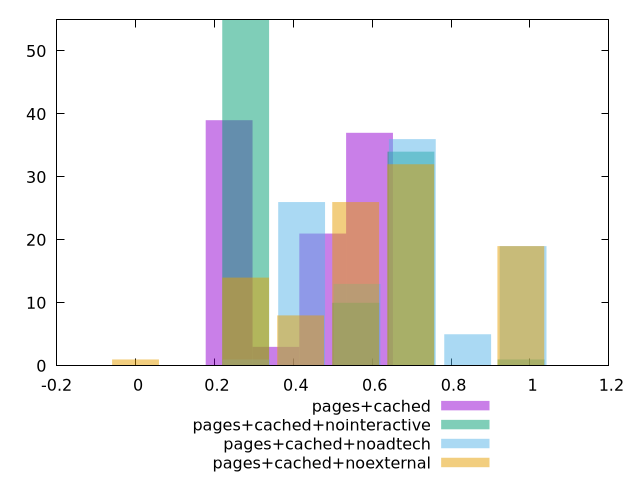

The script that saved this image:
$_pagesCached <<EOF
0.23727557388945916 39
0.5931889347236479 37
0.4745511477789183 21
0.35591336083418873 3
EOF
$_pagesCachedNointeractive <<EOF
0.2792523323123522 55
0.5585046646247044 10
0.6981308307808805 34
0.9773831630932327 1
EOF
$_pagesCachedNoadtech <<EOF
0.7017462814937457 36
0.4210477688962474 26
0.8420955377924948 5
0.982444794091244 19
0.5613970251949966 13
0.2806985125974983 1
EOF
$_pagesCachedNoexternal <<EOF
0.2790763793884207 14
0.6976909484710518 32
0.5581527587768415 26
0.9767673278594725 19
0.41861456908263106 8
0 1
EOF
set key outside below
set terminal pngcairo
set output "report_00005_2020-11-02T22-26-11.212Z/cumulative-layout-shift/cumulative-layout-shift_pages+cached_pages+cached+nointeractive_pages+cached+noadtech_pages+cached+noexternal+hist.png"
set boxwidth 0.11863778694472958
set style fill transparent solid 0.5 noborder
set yrange [0:55]
plot $_pagesCached title "pages+cached" with boxes ,$_pagesCachedNointeractive title "pages+cached+nointeractive" with boxes ,$_pagesCachedNoadtech title "pages+cached+noadtech" with boxes ,$_pagesCachedNoexternal title "pages+cached+noexternal" with boxes ,
